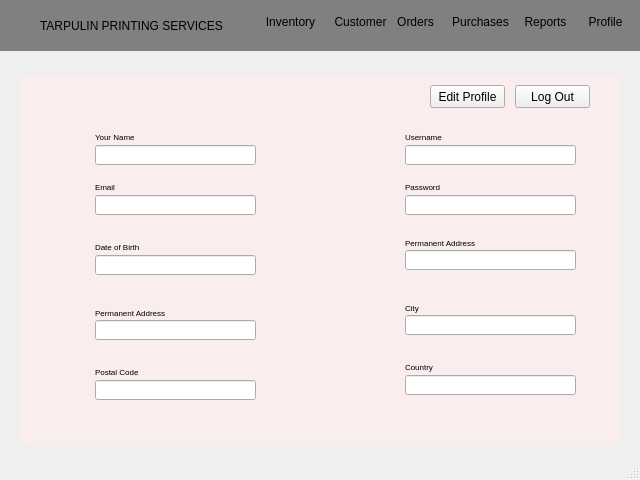
<?xml version="1.0" encoding="UTF-8"?>
<ui version="4.0">
 <class>MainWindow</class>
 <widget class="QMainWindow" name="MainWindow">
  <property name="geometry">
   <rect>
    <x>0</x>
    <y>0</y>
    <width>640</width>
    <height>480</height>
   </rect>
  </property>
  <property name="windowTitle">
   <string>MainWindow</string>
  </property>
  <property name="styleSheet">
   <string notr="true"/>
  </property>
  <widget class="QWidget" name="centralwidget">
   <widget class="QFrame" name="NavbarFrame">
    <property name="geometry">
     <rect>
      <x>0</x>
      <y>0</y>
      <width>641</width>
      <height>51</height>
     </rect>
    </property>
    <property name="styleSheet">
     <string notr="true">QPushButton{
	font-size:12px;
	border: none;
}
QPushButton:hover {
    background-color: #45a049;
}
QLabel#tarp{
	font: 75 9pt &quot;Segoe Print&quot;;
	background-color: none;
}
QLabel#logo{
	background-image:: /images/mcavlogo.ico;
}
QFrame#NavbarFrame{
	border-radius: 0px;
	background-color: grey;
}
QFrame{
 	background-color: #d6e0f5;
}
QLabel{
	background-color:none;
}</string>
    </property>
    <property name="frameShape">
     <enum>QFrame::StyledPanel</enum>
    </property>
    <property name="frameShadow">
     <enum>QFrame::Raised</enum>
    </property>
    <widget class="QPushButton" name="Purchase">
     <property name="geometry">
      <rect>
       <x>450</x>
       <y>10</y>
       <width>61</width>
       <height>23</height>
      </rect>
     </property>
     <property name="styleSheet">
      <string notr="true">font-size:12px;</string>
     </property>
     <property name="text">
      <string>Purchases</string>
     </property>
    </widget>
    <widget class="QPushButton" name="Inventory">
     <property name="geometry">
      <rect>
       <x>260</x>
       <y>10</y>
       <width>61</width>
       <height>23</height>
      </rect>
     </property>
     <property name="styleSheet">
      <string notr="true">font-size:12px;</string>
     </property>
     <property name="text">
      <string>Inventory</string>
     </property>
    </widget>
    <widget class="QPushButton" name="Order">
     <property name="geometry">
      <rect>
       <x>390</x>
       <y>10</y>
       <width>51</width>
       <height>23</height>
      </rect>
     </property>
     <property name="styleSheet">
      <string notr="true">font-size:12px;</string>
     </property>
     <property name="text">
      <string>Orders</string>
     </property>
    </widget>
    <widget class="QPushButton" name="Report">
     <property name="geometry">
      <rect>
       <x>520</x>
       <y>10</y>
       <width>51</width>
       <height>23</height>
      </rect>
     </property>
     <property name="styleSheet">
      <string notr="true">font-size:12px;</string>
     </property>
     <property name="text">
      <string>Reports</string>
     </property>
    </widget>
    <widget class="QPushButton" name="Profile">
     <property name="geometry">
      <rect>
       <x>580</x>
       <y>10</y>
       <width>51</width>
       <height>23</height>
      </rect>
     </property>
     <property name="styleSheet">
      <string notr="true">font-size:12px;</string>
     </property>
     <property name="text">
      <string>Profile</string>
     </property>
    </widget>
    <widget class="QPushButton" name="Customer">
     <property name="geometry">
      <rect>
       <x>330</x>
       <y>10</y>
       <width>61</width>
       <height>23</height>
      </rect>
     </property>
     <property name="styleSheet">
      <string notr="true">font-size:12px;</string>
     </property>
     <property name="text">
      <string>Customer</string>
     </property>
    </widget>
    <widget class="QLabel" name="logoimage">
     <property name="geometry">
      <rect>
       <x>10</x>
       <y>10</y>
       <width>21</width>
       <height>31</height>
      </rect>
     </property>
     <property name="text">
      <string/>
     </property>
     <property name="pixmap">
      <pixmap resource="images.qrc">:/images/mcavlogo.ico</pixmap>
     </property>
    </widget>
    <widget class="QLabel" name="tarp">
     <property name="geometry">
      <rect>
       <x>40</x>
       <y>0</y>
       <width>201</width>
       <height>51</height>
      </rect>
     </property>
     <property name="text">
      <string>TARPULIN PRINTING SERVICES</string>
     </property>
    </widget>
   </widget>
   <widget class="QFrame" name="frame">
    <property name="geometry">
     <rect>
      <x>20</x>
      <y>75</y>
      <width>601</width>
      <height>371</height>
     </rect>
    </property>
    <property name="styleSheet">
     <string notr="true">QFrame{
	border-radius: 10px;
	background-color: #F9EDED;
}
QLabel{
	background-color: none;
}
QFrame#ImageFrame{
	color: rgb(85, 255, 0);

}

</string>
    </property>
    <property name="frameShape">
     <enum>QFrame::StyledPanel</enum>
    </property>
    <property name="frameShadow">
     <enum>QFrame::Raised</enum>
    </property>
    <widget class="QPushButton" name="EditButton">
     <property name="geometry">
      <rect>
       <x>410</x>
       <y>10</y>
       <width>75</width>
       <height>23</height>
      </rect>
     </property>
     <property name="text">
      <string>Edit Profile</string>
     </property>
    </widget>
    <widget class="QPushButton" name="pushButton_2">
     <property name="geometry">
      <rect>
       <x>495</x>
       <y>10</y>
       <width>75</width>
       <height>23</height>
      </rect>
     </property>
     <property name="text">
      <string>Log Out</string>
     </property>
    </widget>
    <widget class="QLabel" name="label">
     <property name="geometry">
      <rect>
       <x>75</x>
       <y>55</y>
       <width>47</width>
       <height>14</height>
      </rect>
     </property>
     <property name="font">
      <font>
       <pointsize>6</pointsize>
      </font>
     </property>
     <property name="text">
      <string>Your Name</string>
     </property>
    </widget>
    <widget class="QLineEdit" name="lineEdit">
     <property name="geometry">
      <rect>
       <x>75</x>
       <y>70</y>
       <width>161</width>
       <height>20</height>
      </rect>
     </property>
    </widget>
    <widget class="QLineEdit" name="lineEdit_3">
     <property name="geometry">
      <rect>
       <x>75</x>
       <y>120</y>
       <width>161</width>
       <height>20</height>
      </rect>
     </property>
    </widget>
    <widget class="QLabel" name="label_3">
     <property name="geometry">
      <rect>
       <x>75</x>
       <y>105</y>
       <width>47</width>
       <height>14</height>
      </rect>
     </property>
     <property name="font">
      <font>
       <pointsize>6</pointsize>
      </font>
     </property>
     <property name="text">
      <string>Email</string>
     </property>
    </widget>
    <widget class="QLineEdit" name="lineEdit_4">
     <property name="geometry">
      <rect>
       <x>75</x>
       <y>180</y>
       <width>161</width>
       <height>20</height>
      </rect>
     </property>
    </widget>
    <widget class="QLabel" name="label_4">
     <property name="geometry">
      <rect>
       <x>75</x>
       <y>165</y>
       <width>47</width>
       <height>14</height>
      </rect>
     </property>
     <property name="font">
      <font>
       <pointsize>6</pointsize>
      </font>
     </property>
     <property name="text">
      <string>Date of Birth</string>
     </property>
    </widget>
    <widget class="QLineEdit" name="lineEdit_5">
     <property name="geometry">
      <rect>
       <x>75</x>
       <y>245</y>
       <width>161</width>
       <height>20</height>
      </rect>
     </property>
    </widget>
    <widget class="QLabel" name="label_5">
     <property name="geometry">
      <rect>
       <x>75</x>
       <y>230</y>
       <width>71</width>
       <height>16</height>
      </rect>
     </property>
     <property name="font">
      <font>
       <pointsize>6</pointsize>
      </font>
     </property>
     <property name="text">
      <string>Permanent Address</string>
     </property>
    </widget>
    <widget class="QLineEdit" name="lineEdit_6">
     <property name="geometry">
      <rect>
       <x>75</x>
       <y>305</y>
       <width>161</width>
       <height>20</height>
      </rect>
     </property>
    </widget>
    <widget class="QLabel" name="label_6">
     <property name="geometry">
      <rect>
       <x>75</x>
       <y>290</y>
       <width>47</width>
       <height>14</height>
      </rect>
     </property>
     <property name="font">
      <font>
       <pointsize>6</pointsize>
      </font>
     </property>
     <property name="text">
      <string>Postal Code</string>
     </property>
    </widget>
    <widget class="QLineEdit" name="lineEdit_12">
     <property name="geometry">
      <rect>
       <x>385</x>
       <y>70</y>
       <width>171</width>
       <height>20</height>
      </rect>
     </property>
    </widget>
    <widget class="QLabel" name="label_12">
     <property name="geometry">
      <rect>
       <x>385</x>
       <y>55</y>
       <width>47</width>
       <height>14</height>
      </rect>
     </property>
     <property name="font">
      <font>
       <pointsize>6</pointsize>
      </font>
     </property>
     <property name="text">
      <string>Username</string>
     </property>
    </widget>
    <widget class="QLabel" name="label_19">
     <property name="geometry">
      <rect>
       <x>385</x>
       <y>285</y>
       <width>47</width>
       <height>14</height>
      </rect>
     </property>
     <property name="font">
      <font>
       <pointsize>6</pointsize>
      </font>
     </property>
     <property name="text">
      <string>Country</string>
     </property>
    </widget>
    <widget class="QLineEdit" name="lineEdit_19">
     <property name="geometry">
      <rect>
       <x>385</x>
       <y>300</y>
       <width>171</width>
       <height>20</height>
      </rect>
     </property>
    </widget>
    <widget class="QLabel" name="label_20">
     <property name="geometry">
      <rect>
       <x>385</x>
       <y>160</y>
       <width>71</width>
       <height>16</height>
      </rect>
     </property>
     <property name="font">
      <font>
       <pointsize>6</pointsize>
      </font>
     </property>
     <property name="text">
      <string>Permanent Address</string>
     </property>
    </widget>
    <widget class="QLabel" name="label_21">
     <property name="geometry">
      <rect>
       <x>385</x>
       <y>105</y>
       <width>47</width>
       <height>14</height>
      </rect>
     </property>
     <property name="font">
      <font>
       <pointsize>6</pointsize>
      </font>
     </property>
     <property name="text">
      <string>Password</string>
     </property>
    </widget>
    <widget class="QLabel" name="label_22">
     <property name="geometry">
      <rect>
       <x>385</x>
       <y>225</y>
       <width>71</width>
       <height>16</height>
      </rect>
     </property>
     <property name="font">
      <font>
       <pointsize>6</pointsize>
      </font>
     </property>
     <property name="text">
      <string>City</string>
     </property>
    </widget>
    <widget class="QLineEdit" name="lineEdit_20">
     <property name="geometry">
      <rect>
       <x>385</x>
       <y>120</y>
       <width>171</width>
       <height>20</height>
      </rect>
     </property>
    </widget>
    <widget class="QLineEdit" name="lineEdit_21">
     <property name="geometry">
      <rect>
       <x>385</x>
       <y>175</y>
       <width>171</width>
       <height>20</height>
      </rect>
     </property>
    </widget>
    <widget class="QLineEdit" name="lineEdit_22">
     <property name="geometry">
      <rect>
       <x>385</x>
       <y>240</y>
       <width>171</width>
       <height>20</height>
      </rect>
     </property>
    </widget>
   </widget>
  </widget>
  <widget class="QStatusBar" name="statusbar"/>
 </widget>
 <resources>
  <include location="images.qrc"/>
 </resources>
 <connections/>
</ui>
